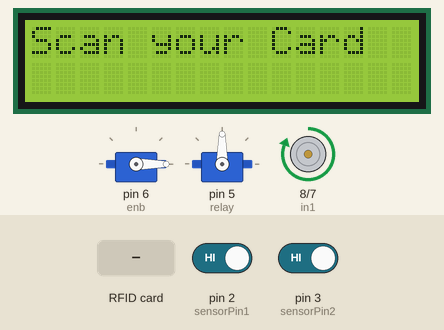
Simulated run of this sketch. Board: Arduino Uno, built with avr-gcc and run on an emulated ATmega328P. Shown: 16×2 character LCD, 2 × servo, motor-driver pin pairs drawn as motors (green arrow = first pin HIGH = forward, orange = second pin HIGH = backward, longer = more drive). The inputs (shaded band) are chosen by the test bench; at power-on: pin 2 (sensorPin1) HIGH, pin 3 (sensorPin2) HIGH. What the sketch prints to the serial monitor is not drawn.

Above: at 1.6 s.
1.7 s: RFID card CC 00 D0 37 held to the reader
At 3.3 s:
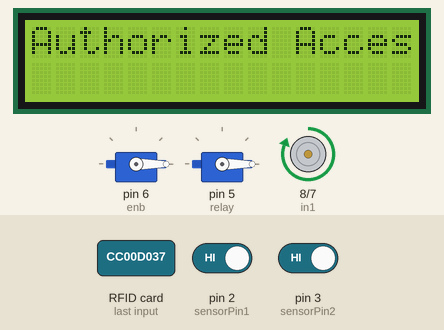
At 4.2 s:
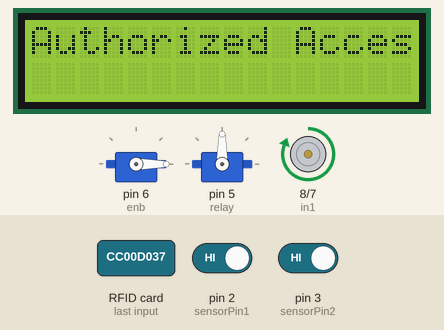
4.7 s: RFID card 5E 7A 19 C4 held to the reader
At 5.9 s:
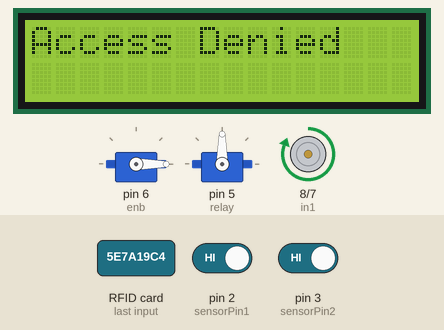
Timing chart, 0 to 31.9 s (numbered marks = the images above; inputs shaded):
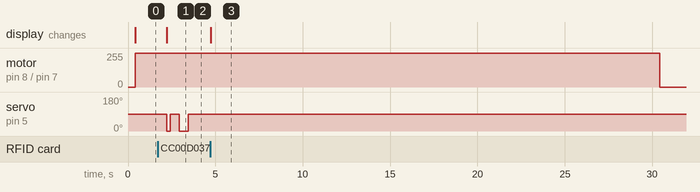

Measured:
- after the input at 1.7 s, servo on pin 5 (relay): 90° → 0° after 0.53 s, → 90° 0.20 s later, → 0° 0.50 s later, → 90° 0.50 s later; the display: changes after 0.53 s (image 1)
- after the input at 4.7 s, the display: changes at once (image 3)

The sketch:

matrorail_final_code.ino
```cpp
#include <SPI.h>
#include <MFRC522.h>
#include <Servo.h>
#include <Wire.h>
#include <LiquidCrystal.h>
const int rs =A0, en = A1, d4 = A2, d5 = A3, d6 = A4, d7 = A5;
LiquidCrystal lcd(rs, en, d4, d5, d6, d7);
Servo servo1;
Servo servo2;

#define sensorPin1 2
#define sensorPin2 3
#define relay 5

#define RST_PIN         9          // Configurable, see typical pin layout above
#define SS_PIN          10         // Configurable, see typical pin layout above

MFRC522 mfrc522(SS_PIN, RST_PIN);  // Create MFRC522 instance

int sensorState1 = 0;
int sensorState2 = 0;
int count=0;

int pos = 0;

int in1 = 8;
int in2 = 7;
int enb=6;
void setup() {
    Serial.begin(9600);
     SPI.begin();
     lcd.begin(16,2);

  mfrc522.PCD_Init();   // Initiate MFRC522
  pinMode (sensorPin1,INPUT_PULLUP);
  pinMode (sensorPin2, INPUT_PULLUP);
  pinMode(relay, OUTPUT);
  servo1.attach(6);
  servo2.attach(5);
  servo1.write(0);
  servo2.write(90);
  pinMode(in1, OUTPUT);
  pinMode(in2, OUTPUT);
  pinMode(enb,OUTPUT);

  analogWrite(enb,150);
  digitalWrite(in1, LOW);
  digitalWrite(in2, LOW);
   lcd.setCursor(3,0);
  lcd.print("Metro Rail");
  delay(300);
  lcd.clear();
  lcd.print("Scan your Card");
  Serial.println("Put your card to the reader...");
  Serial.println();
  // put your setup code here, to run once:

}

void ir (){

int32_t period = 0.5 * 60000L;       // 1 minutes
  for( uint32_t tStart = millis();  (millis()-tStart) < period;  ){
  sensorState1 = digitalRead(sensorPin1);
  sensorState2 = digitalRead(sensorPin2);
  //digitalWrite (relay, HIGH);
  //servo1.write(90);
  //delay(500);

  if(sensorState1 == LOW){
    count++;
    delay(1000);
  }

  if(sensorState2 == LOW){
    count--;
    delay(1000);
  }

    Serial.println("Visitors:   ");
    Serial.print(count);


   if(count<=0)
  {
    Serial.println("No visitor");
    digitalWrite(relay, LOW);
    lcd.clear();
    lcd.setCursor(2,1);
    lcd.print("No Passanger");
      servo1.write(0);
    /*lcd.setCursor(0,1);
    lcd.print("No visitors    ");*/
  }
    else if (count>=0 && count<20){
      lcd.clear();
      lcd.setCursor(1,1);
      lcd.print("Passanger: ");
      lcd.print(count);
      servo1.write(90);
      delay(500);
    digitalWrite(relay, HIGH);
    }

  else if(count>=20){
      lcd.clear();
      lcd.setCursor(0,1);
      lcd.print("Compartment Full");
    digitalWrite(relay, LOW);
    servo1.write(0);
    delay(500);
  }
  }
}


void loop() {
 servo1.write(0);

 int32_t period = 0.5 * 60000L;       // 1 minutes
  for( uint32_t tStart = millis();  (millis()-tStart) < period;  ){
 rfid();
  }
  digitalWrite(in1, LOW);
  digitalWrite(in2, LOW);
   analogWrite(enb,150);
  servo2.write(90);
ir();
}


 void rfid(){
  digitalWrite(in1, HIGH);
  digitalWrite(in2, LOW);
   analogWrite(enb,150);
  if ( ! mfrc522.PICC_IsNewCardPresent())
  {
    return;
  }
  // Select one of the cards
  if ( ! mfrc522.PICC_ReadCardSerial())
  {
    return;
  }
  //Show UID on serial monitor
  Serial.print("UID tag :");
  String content= "";
  byte letter;
  for (byte i = 0; i < mfrc522.uid.size; i++)
  {
     Serial.print(mfrc522.uid.uidByte[i] < 0x10 ? " 0" : " ");
     Serial.print(mfrc522.uid.uidByte[i], HEX);
     content.concat(String(mfrc522.uid.uidByte[i] < 0x10 ? " 0" : " "));
     content.concat(String(mfrc522.uid.uidByte[i], HEX));
  }
  Serial.println();
  Serial.print("Message : ");
  content.toUpperCase();
  if (content.substring(1) == "CC 00 D0 37") //change here the UID of the card/cards that you want to give access
  {
    Serial.println("Authorized access");
    Serial.println();
    delay(500);
    lcd.clear();
    lcd.print("Authorized Access");
    servo2.write(0);
    delay(200);
    servo2.write(90);

  }

  if (content.substring(1) == "CC 00 D0 37") //change here the UID of the card/cards that you want to give access
  {
    Serial.println("Authorized access");
    Serial.println();
    delay(500);
    lcd.clear();
    lcd.print("Authorized Access");
    servo2.write(0);
    delay(500);
    servo2.write(90);
  }

 else   {
    Serial.println(" Access denied");
    lcd.clear();
    lcd.print("Access Denied");
    servo2.write(90);
  }
  // put your main code here, to run repeatedly:
}
```
